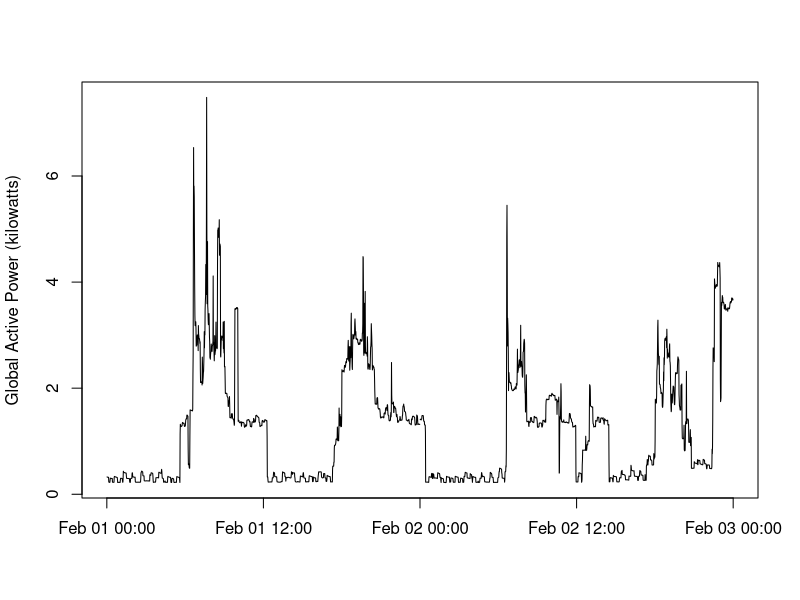

Reproduce this figure in R.
setwd("~/r/ExData_Plotting1")
Sys.setenv(LANG = "en") # does not work - days of week will be printed in Italian
library(data.table)
t <- fread("data.csv", header = TRUE)
x11()
x <- strptime(t$DateTime, format = "%Y-%m-%d %H:%M:%S")
y <- t$Global_active_power
plot(x, y, ann=FALSE, type="n")
lines(x, y)
title(ylab="Global Active Power (kilowatts)")
dev.copy(device = png, filename="plot2.png")
dev.off()
dev.off(dev.prev())